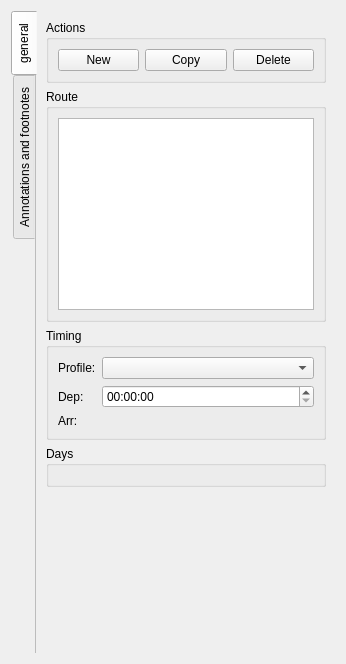
<?xml version="1.0" encoding="UTF-8"?>
<ui version="4.0">
 <class>WdgTripEditor</class>
 <widget class="QWidget" name="WdgTripEditor">
  <property name="geometry">
   <rect>
    <x>0</x>
    <y>0</y>
    <width>344</width>
    <height>664</height>
   </rect>
  </property>
  <property name="windowTitle">
   <string>Form</string>
  </property>
  <layout class="QVBoxLayout" name="verticalLayout_2">
   <item>
    <widget class="QTabWidget" name="tabWidget">
     <property name="tabPosition">
      <enum>QTabWidget::West</enum>
     </property>
     <property name="currentIndex">
      <number>0</number>
     </property>
     <property name="documentMode">
      <bool>true</bool>
     </property>
     <widget class="QWidget" name="general">
      <attribute name="title">
       <string>general</string>
      </attribute>
      <layout class="QVBoxLayout" name="verticalLayout_4">
       <item>
        <widget class="QGroupBox" name="gbActions">
         <property name="title">
          <string>Actions</string>
         </property>
         <layout class="QHBoxLayout" name="horizontalLayout">
          <item>
           <widget class="QPushButton" name="pbNew">
            <property name="text">
             <string>New</string>
            </property>
           </widget>
          </item>
          <item>
           <widget class="QPushButton" name="pbCopy">
            <property name="text">
             <string>Copy</string>
            </property>
           </widget>
          </item>
          <item>
           <widget class="QPushButton" name="pbDelete">
            <property name="text">
             <string>Delete</string>
            </property>
           </widget>
          </item>
         </layout>
        </widget>
       </item>
       <item>
        <widget class="QGroupBox" name="gbRoute">
         <property name="title">
          <string>Route</string>
         </property>
         <layout class="QVBoxLayout" name="verticalLayout">
          <item>
           <widget class="QListWidget" name="lwRoutes"/>
          </item>
         </layout>
        </widget>
       </item>
       <item>
        <widget class="QGroupBox" name="gbTiming">
         <property name="title">
          <string>Timing</string>
         </property>
         <layout class="QFormLayout" name="formLayout">
          <item row="0" column="0">
           <widget class="QLabel" name="label">
            <property name="text">
             <string>Profile:</string>
            </property>
           </widget>
          </item>
          <item row="0" column="1">
           <widget class="QComboBox" name="cbTimeProfiles">
            <property name="minimumSize">
             <size>
              <width>100</width>
              <height>0</height>
             </size>
            </property>
           </widget>
          </item>
          <item row="1" column="0">
           <widget class="QLabel" name="label_2">
            <property name="text">
             <string>Dep:</string>
            </property>
           </widget>
          </item>
          <item row="3" column="0">
           <widget class="QLabel" name="label_3">
            <property name="text">
             <string>Arr:</string>
            </property>
           </widget>
          </item>
          <item row="3" column="1">
           <widget class="QLabel" name="lArrivalTime">
            <property name="text">
             <string>&lt;unknown&gt;</string>
            </property>
           </widget>
          </item>
          <item row="1" column="1">
           <widget class="QTimeEdit" name="teDepartureTime">
            <property name="displayFormat">
             <string>HH:mm:ss</string>
            </property>
           </widget>
          </item>
         </layout>
        </widget>
       </item>
       <item>
        <widget class="QGroupBox" name="gbDays">
         <property name="title">
          <string>Days</string>
         </property>
         <layout class="QVBoxLayout" name="verticalLayout_3">
          <item>
           <widget class="WdgDaySelector" name="daySelector" native="true"/>
          </item>
         </layout>
        </widget>
       </item>
       <item>
        <spacer name="verticalSpacer_2">
         <property name="orientation">
          <enum>Qt::Vertical</enum>
         </property>
         <property name="sizeHint" stdset="0">
          <size>
           <width>20</width>
           <height>40</height>
          </size>
         </property>
        </spacer>
       </item>
      </layout>
     </widget>
     <widget class="QWidget" name="notes">
      <attribute name="title">
       <string>Annotations and footnotes</string>
      </attribute>
     </widget>
    </widget>
   </item>
  </layout>
 </widget>
 <customwidgets>
  <customwidget>
   <class>WdgDaySelector</class>
   <extends>QWidget</extends>
   <header>Widgets/WdgDaySelector.h</header>
   <container>1</container>
   <slots>
    <signal>weekDaysChanged()</signal>
   </slots>
  </customwidget>
 </customwidgets>
 <resources/>
 <connections/>
</ui>
